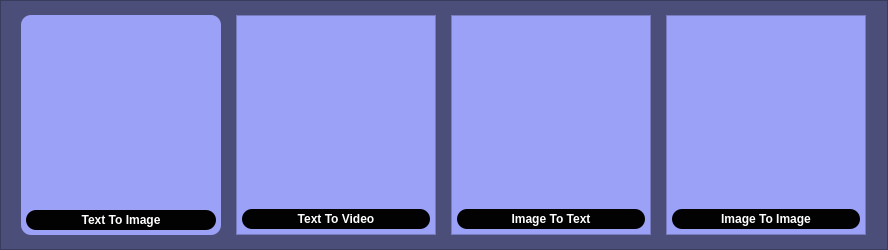
            <widget class="QFrame" name="frame_3">
             <property name="minimumSize">
              <size>
               <width>888</width>
               <height>250</height>
              </size>
             </property>
             <property name="maximumSize">
              <size>
               <width>888</width>
               <height>250</height>
              </size>
             </property>
             <property name="styleSheet">
              <string notr="true">background-color: rgb(75, 78, 120);</string>
             </property>
             <property name="frameShape">
              <enum>QFrame::StyledPanel</enum>
             </property>
             <property name="frameShadow">
              <enum>QFrame::Raised</enum>
             </property>
             <layout class="QGridLayout" name="gridLayout_5">
              <item row="0" column="0">
               <widget class="QFrame" name="frame_5">
                <property name="minimumSize">
                 <size>
                  <width>200</width>
                  <height>220</height>
                 </size>
                </property>
                <property name="maximumSize">
                 <size>
                  <width>200</width>
                  <height>220</height>
                 </size>
                </property>
                <property name="styleSheet">
                 <string notr="true">background-color: rgb(155, 161, 247);
border-radius: 10px</string>
                </property>
                <property name="frameShape">
                 <enum>QFrame::StyledPanel</enum>
                </property>
                <property name="frameShadow">
                 <enum>QFrame::Raised</enum>
                </property>
                <layout class="QGridLayout" name="gridLayout_8">
                 <property name="leftMargin">
                  <number>5</number>
                 </property>
                 <property name="topMargin">
                  <number>5</number>
                 </property>
                 <property name="rightMargin">
                  <number>5</number>
                 </property>
                 <property name="bottomMargin">
                  <number>5</number>
                 </property>
                 <property name="horizontalSpacing">
                  <number>0</number>
                 </property>
                 <property name="verticalSpacing">
                  <number>4</number>
                 </property>
                 <item row="0" column="0">
                  <widget class="QLabel" name="label_4">
                   <property name="styleSheet">
                    <string notr="true">border-radius: 10px</string>
                   </property>
                   <property name="text">
                    <string/>
                   </property>
                   <property name="pixmap">
                    <pixmap resource="res/res.qrc">:/1/image/f1VQ7f7nCK.jpg</pixmap>
                   </property>
                   <property name="scaledContents">
                    <bool>true</bool>
                   </property>
                  </widget>
                 </item>
                 <item row="1" column="0">
                  <widget class="QPushButton" name="tti_button">
                   <property name="minimumSize">
                    <size>
                     <width>0</width>
                     <height>20</height>
                    </size>
                   </property>
                   <property name="maximumSize">
                    <size>
                     <width>16777215</width>
                     <height>20</height>
                    </size>
                   </property>
                   <property name="font">
                    <font>
                     <bold>true</bold>
                    </font>
                   </property>
                   <property name="cursor">
                    <cursorShape>PointingHandCursor</cursorShape>
                   </property>
                   <property name="styleSheet">
                    <string notr="true">QPushButton{
	border-radius: 10px;
	
	color: rgb(255, 255, 255);
	background-color: rgb(2, 2, 2);
}</string>
                   </property>
                   <property name="text">
                    <string>Text To Image</string>
                   </property>
                  </widget>
                 </item>
                </layout>
               </widget>
              </item>
              <item row="0" column="1">
               <widget class="QFrame" name="frame_6">
                <property name="minimumSize">
                 <size>
                  <width>200</width>
                  <height>220</height>
                 </size>
                </property>
                <property name="maximumSize">
                 <size>
                  <width>200</width>
                  <height>220</height>
                 </size>
                </property>
                <property name="styleSheet">
                 <string notr="true">background-color: rgb(155, 161, 247);</string>
                </property>
                <property name="frameShape">
                 <enum>QFrame::StyledPanel</enum>
                </property>
                <property name="frameShadow">
                 <enum>QFrame::Raised</enum>
                </property>
                <layout class="QGridLayout" name="gridLayout_9">
                 <property name="leftMargin">
                  <number>5</number>
                 </property>
                 <property name="topMargin">
                  <number>5</number>
                 </property>
                 <property name="rightMargin">
                  <number>5</number>
                 </property>
                 <property name="bottomMargin">
                  <number>5</number>
                 </property>
                 <property name="horizontalSpacing">
                  <number>0</number>
                 </property>
                 <property name="verticalSpacing">
                  <number>4</number>
                 </property>
                 <item row="0" column="0">
                  <widget class="QLabel" name="gif_lable">
                   <property name="text">
                    <string/>
                   </property>
                  </widget>
                 </item>
                 <item row="1" column="0">
                  <widget class="QPushButton" name="ttv_button">
                   <property name="minimumSize">
                    <size>
                     <width>0</width>
                     <height>20</height>
                    </size>
                   </property>
                   <property name="maximumSize">
                    <size>
                     <width>16777215</width>
                     <height>20</height>
                    </size>
                   </property>
                   <property name="font">
                    <font>
                     <bold>true</bold>
                    </font>
                   </property>
                   <property name="cursor">
                    <cursorShape>PointingHandCursor</cursorShape>
                   </property>
                   <property name="styleSheet">
                    <string notr="true">QPushButton{
	border-radius: 10px;
	
	color: rgb(255, 255, 255);
	background-color: rgb(2, 2, 2);
}</string>
                   </property>
                   <property name="text">
                    <string>Text To Video</string>
                   </property>
                  </widget>
                 </item>
                </layout>
               </widget>
              </item>
              <item row="0" column="2">
               <widget class="QFrame" name="frame_7">
                <property name="minimumSize">
                 <size>
                  <width>200</width>
                  <height>220</height>
                 </size>
                </property>
                <property name="maximumSize">
                 <size>
                  <width>200</width>
                  <height>220</height>
                 </size>
                </property>
                <property name="styleSheet">
                 <string notr="true">background-color: rgb(155, 161, 247);</string>
                </property>
                <property name="frameShape">
                 <enum>QFrame::StyledPanel</enum>
                </property>
                <property name="frameShadow">
                 <enum>QFrame::Raised</enum>
                </property>
                <layout class="QGridLayout" name="gridLayout_10">
                 <property name="leftMargin">
                  <number>5</number>
                 </property>
                 <property name="topMargin">
                  <number>5</number>
                 </property>
                 <property name="rightMargin">
                  <number>5</number>
                 </property>
                 <property name="bottomMargin">
                  <number>5</number>
                 </property>
                 <property name="horizontalSpacing">
                  <number>0</number>
                 </property>
                 <property name="verticalSpacing">
                  <number>4</number>
                 </property>
                 <item row="0" column="0">
                  <widget class="QLabel" name="label_5">
                   <property name="text">
                    <string/>
                   </property>
                   <property name="pixmap">
                    <pixmap resource="res/res.qrc">:/1/image/Screenshot 2023-11-27 213552.png</pixmap>
                   </property>
                   <property name="scaledContents">
                    <bool>true</bool>
                   </property>
                  </widget>
                 </item>
                 <item row="1" column="0">
                  <widget class="QPushButton" name="tttxt_button">
                   <property name="minimumSize">
                    <size>
                     <width>0</width>
                     <height>20</height>
                    </size>
                   </property>
                   <property name="maximumSize">
                    <size>
                     <width>16777215</width>
                     <height>20</height>
                    </size>
                   </property>
                   <property name="font">
                    <font>
                     <bold>true</bold>
                    </font>
                   </property>
                   <property name="cursor">
                    <cursorShape>PointingHandCursor</cursorShape>
                   </property>
                   <property name="styleSheet">
                    <string notr="true">QPushButton{
	border-radius: 10px;
	
	color: rgb(255, 255, 255);
	background-color: rgb(2, 2, 2);
}</string>
                   </property>
                   <property name="text">
                    <string>Image To Text</string>
                   </property>
                  </widget>
                 </item>
                </layout>
               </widget>
              </item>
              <item row="0" column="3">
               <widget class="QFrame" name="frame_10">
                <property name="minimumSize">
                 <size>
                  <width>200</width>
                  <height>220</height>
                 </size>
                </property>
                <property name="maximumSize">
                 <size>
                  <width>200</width>
                  <height>220</height>
                 </size>
                </property>
                <property name="styleSheet">
                 <string notr="true">background-color: rgb(155, 161, 247);</string>
                </property>
                <property name="frameShape">
                 <enum>QFrame::StyledPanel</enum>
                </property>
                <property name="frameShadow">
                 <enum>QFrame::Raised</enum>
                </property>
                <layout class="QGridLayout" name="gridLayout_11">
                 <property name="leftMargin">
                  <number>5</number>
                 </property>
                 <property name="topMargin">
                  <number>5</number>
                 </property>
                 <property name="rightMargin">
                  <number>5</number>
                 </property>
                 <property name="bottomMargin">
                  <number>5</number>
                 </property>
                 <property name="horizontalSpacing">
                  <number>0</number>
                 </property>
                 <property name="verticalSpacing">
                  <number>4</number>
                 </property>
                 <item row="0" column="0">
                  <widget class="QLabel" name="label_6">
                   <property name="text">
                    <string/>
                   </property>
                   <property name="pixmap">
                    <pixmap resource="res/res.qrc">:/1/image/219588f3-5421-4f51-b40d-ceeb90d26875.jpg</pixmap>
                   </property>
                   <property name="scaledContents">
                    <bool>true</bool>
                   </property>
                  </widget>
                 </item>
                 <item row="1" column="0">
                  <widget class="QPushButton" name="iti_button">
                   <property name="minimumSize">
                    <size>
                     <width>0</width>
                     <height>20</height>
                    </size>
                   </property>
                   <property name="maximumSize">
                    <size>
                     <width>16777215</width>
                     <height>20</height>
                    </size>
                   </property>
                   <property name="font">
                    <font>
                     <bold>true</bold>
                    </font>
                   </property>
                   <property name="cursor">
                    <cursorShape>PointingHandCursor</cursorShape>
                   </property>
                   <property name="styleSheet">
                    <string notr="true">QPushButton{
	border-radius: 10px;
	
	color: rgb(255, 255, 255);
	background-color: rgb(2, 2, 2);
}</string>
                   </property>
                   <property name="text">
                    <string>Image To Image</string>
                   </property>
                  </widget>
                 </item>
                </layout>
               </widget>
              </item>
             </layout>
            </widget>
